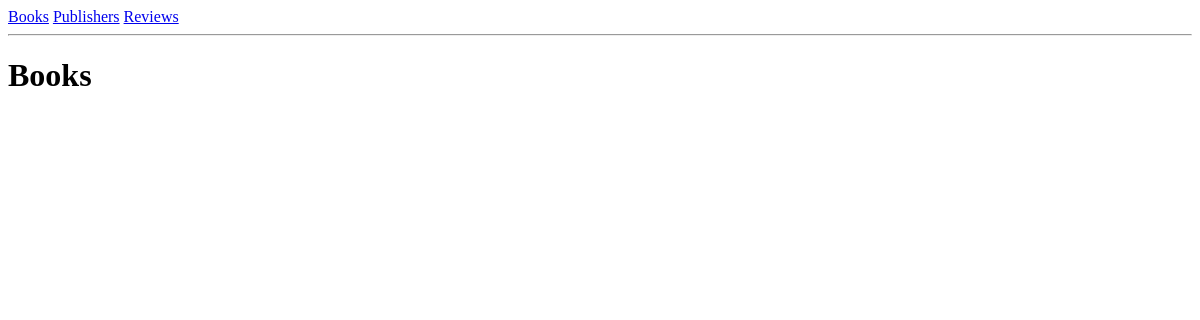
Before: / with the older database file.
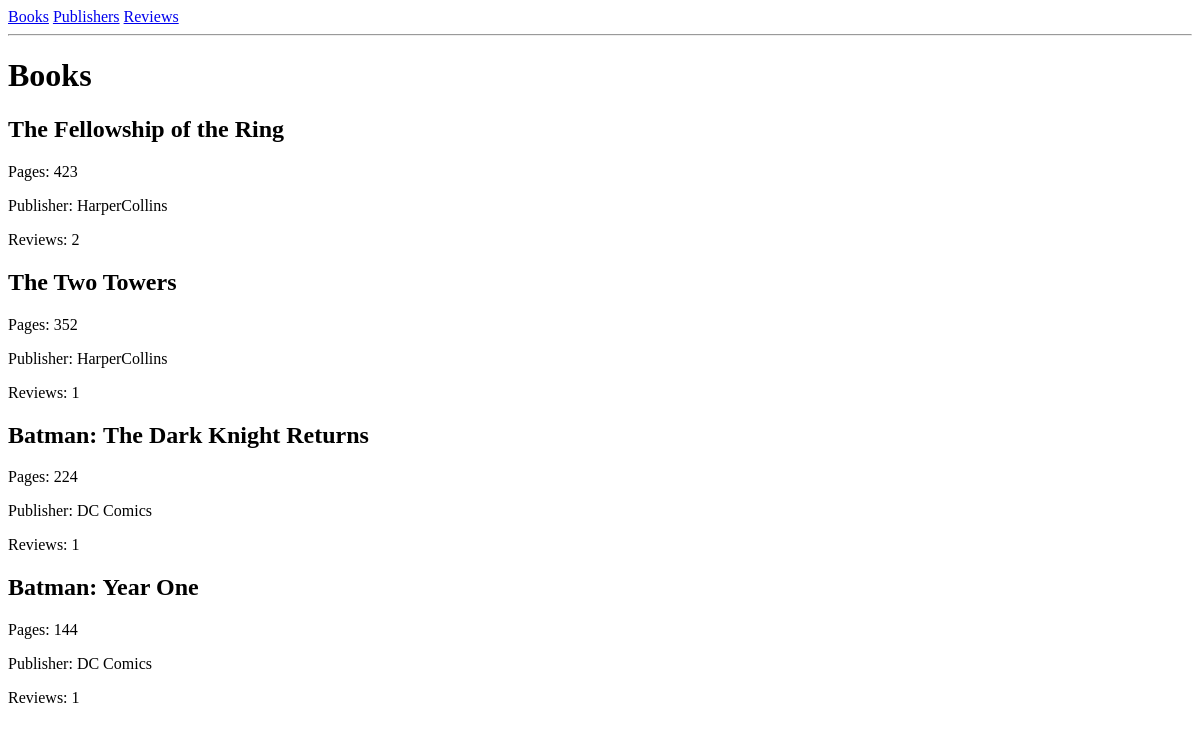
After: the same page with the newer database file.
### catalog/models.py (models this page shows, shortened)
class Book(models.Model):
    title = models.CharField(max_length=200)
    page_count = models.IntegerField()
    publisher = models.ForeignKey(
        Publisher,
        on_delete=models.CASCADE
    )

class Publisher(models.Model):
    name = models.CharField(max_length=100)

### catalog/views.py (the view)
# urls.py: path("", BookListView.as_view(), name="book_list"),
class BookListView(ListView):
    model = Book
    template_name = "book_list.html"

### catalog/templates/book_list.html
{% extends "base.html" %}
{% block content %}
<h1>Books</h1>
{% for book in object_list %}
<h2>{{ book.title }}</h2>
<p>Pages: {{ book.page_count }}</p>
<p>Publisher: {{ book.publisher.name }}</p>
<p>Reviews: {{ book.review_set.count }}</p>
{% endfor %}
{% endblock %}

### catalog/templates/base.html (shortened to what this page needs)
<!DOCTYPE html>
<html>
<head>
</head>
<body>
<nav>
    <a href="{% url 'book_list' %}">Books</a>
    <a href="{% url 'publisher_list' %}">Publishers</a>
    <a href="{% url 'review_list' %}">Reviews</a>
</nav>
<hr>
{% block content %}
{% endblock %}
</body>
</html>

Changed rows visible on the page:
added Book: title "The Fellowship of the Ring", page_count "423", publisher.name "HarperCollins", review_set.count "2"
added Book: title "The Two Towers", page_count "352", publisher.name "HarperCollins", review_set.count "1"
added Book: title "Batman: The Dark Knight Returns", page_count "224", publisher.name "DC Comics", review_set.count "1"
added Book: title "Batman: Year One", page_count "144", publisher.name "DC Comics", review_set.count "1"
